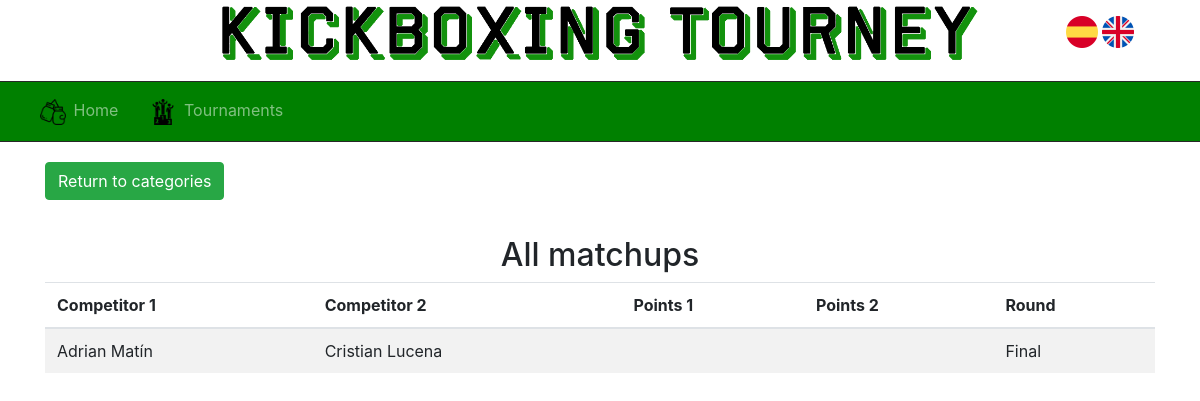
The app's page /ProyectoTFG/Invitado/listaResultadosInvitados.php?idtorneo=50&peso=64&sexo=m&edad=senior&modalidad=lowkick&idioma=in with its own data.
### tables this page shows
CREATE TABLE `enfrentamiento` (
  `idEnfrentamiento` int(11) NOT NULL,
  `dni1` varchar(9) DEFAULT NULL,
  `dni2` varchar(9) DEFAULT NULL,
  `puntos1` int(3) DEFAULT NULL,
  `puntos2` int(3) DEFAULT NULL,
  `ronda` int(3) NOT NULL,
  `idTorneo` int(11) NOT NULL,
  `peso` int(3) NOT NULL,
  `sexo` varchar(1) NOT NULL,
  `edad` varchar(30) NOT NULL,
  `modalidad` varchar(30) NOT NULL
);

CREATE TABLE `competidores` (
  `dni` varchar(9) NOT NULL,
  `nombre` varchar(50) NOT NULL,
  `contrasena` varchar(20) NOT NULL,
  `correo` varchar(40) NOT NULL,
  `fech_nac` date NOT NULL,
  `Catedad` varchar(30) NOT NULL,
  `licencia` int(11) NOT NULL,
  `club` int(11) NOT NULL,
  `peso` int(3) NOT NULL,
  `sexo` varchar(1) NOT NULL,
  `estado` int(1) NOT NULL,
  `img` varchar(200) DEFAULT NULL
);

### ProyectoTFG/Modelo/ModeloBD.php (called while the page is built, shortened)
<?php
class ModeloBD {
    private static $db_host = 'localhost';
    private static $db_user = 'root';
    private static $db_pass = '';
    protected $db_name = 'proyectotfg';
    protected $rows = array();
    private $conexion;
    public function open_connection() {
        $this->conexion = new mysqli(self::$db_host, self::$db_user, self::$db_pass, $this->db_name);
        $this->conexion->query("SET NAMES 'utf8'");
    }
public function get_results_from_query($query) {
    $result = $this->conexion->query($query);
    $this->rows = array();
    $hasResults = false;
    if ($result && $result->num_rows > 0) {
        while ($row = $result->fetch_assoc()) {
            $this->rows[] = $row;
            $hasResults = true;
        }
    }
    return $hasResults;
}
    public function get_rows() {
        return $this->rows;
    }
}

### ProyectoTFG/Modelo/ModeloEnfrentamiento.php (called while the page is built, shortened)
<?php
include_once 'ModeloBD.php';
include_once '../Clases/Enfrentamiento.php';
class ModeloEnfrentamiento {
    private $modeloBD;
    public function __construct() {
        $this->modeloBD = new ModeloBD();
    }
    public function obtenerEnfrentamientosPorCriterios($idTorneo, $modalidad, $edad, $peso, $sexo) {
        $sql = "SELECT * FROM enfrentamiento WHERE idTorneo = '" . $idTorneo .
               "' AND modalidad = '" . $modalidad .
               "' AND edad = '" . $edad .
               "' AND peso = '" . $peso .
               "' AND sexo = '" . $sexo . "'";
        $this->modeloBD->get_results_from_query($sql);
        $rows = $this->modeloBD->get_rows();
        $enfrentamientos = array();
        if ($rows !== null) {
            foreach ($rows as $row) {
                $enfrentamientos[] = new Enfrentamiento($row['idEnfrentamiento'], $row['dni1'], $row['dni2'], $row['puntos1'], $row['puntos2'], $row['ronda'], $row['idTorneo'], $row['peso'], $row['sexo'], $row['edad'], $row['modalidad']);
            }
        }
        return $enfrentamientos;
    }
}

### ProyectoTFG/Clases/Enfrentamiento.php (called while the page is built, shortened)
<?php
class Enfrentamiento {
    public $dni1;
    public $dni2;
    public $ronda;
    public function __construct($idEnfrentamiento, $dni1, $dni2, $puntos1, $puntos2, $ronda, $idTorneo, $peso, $sexo, $edad, $modalidad) {
        $this->dni1 = $dni1;
        $this->dni2 = $dni2;
        $this->ronda = $ronda;
    }
    public function getDni1() {
        return $this->dni1;
    }
    public function getDni2() {
        return $this->dni2;
    }
    public function getRonda() {
        return $this->ronda;
    }
}

### ProyectoTFG/Modelo/ModeloCompetidor.php (called while the page is built, shortened)
<?php
include_once 'ModeloBD.php';
include_once '../Clases/Competidor.php';
class ModeloCompetidor {
    private $modeloBD;
    public function __construct() {
        $this->modeloBD = new ModeloBD();
    }
    public function obtenerCompetidorPorDNI($dni) {
        $sql = "SELECT * FROM competidores WHERE dni = '$dni'";
        $this->modeloBD->open_connection();
        $this->modeloBD->get_results_from_query($sql);
        $rows = $this->modeloBD->get_rows();
        if($rows !== null){
            if (count($rows) === 1){
                $datos = $rows[0];
                $competidor = new Competidor($datos['dni'],$datos['nombre'],$datos['contrasena'],$datos['correo'],$datos['fech_nac'],$datos['licencia'],$datos['club'],$datos['peso'],$datos['sexo'],$datos['estado'],$datos['img']);
                return $competidor;
            } else {
                return null;
            }
        }else{
            return null;
        }
    }
}

### ProyectoTFG/Clases/Competidor.php (called while the page is built, shortened)
<?php
include_once 'Usuario.php';
class Competidor extends Usuario {
    public function calcularCategoriaEdad($fech_nac) {
        $fechaNacimiento = new DateTime($fech_nac);
        $fechaActual = new DateTime('now');
        $edad = $fechaActual->diff($fechaNacimiento)->y;
        if ($edad >= 5 && $edad < 19) {
            return 'junior';
        } else if ($edad >= 19) {
            return 'senior';
        } else {
            return 'No Aplica';
        }
    }
}

### ProyectoTFG/Clases/Usuario.php (called while the page is built, shortened)
<?php
class Usuario {
    public $nombre;
    public function __construct($dni, $nombre, $contrasena, $correo) {
        $this->nombre = $nombre;
    }
    public function getNombre() {
        return $this->nombre;
    }
}

### ProyectoTFG/Invitado/listaResultadosInvitados.php (the view, shortened to what this page needs)
<?php
    $idTorneo = $_GET['idtorneo'];
    $peso = $_GET['peso'];
    $sexo = $_GET['sexo'];
    $edad = $_GET['edad'];
    $modalidad = $_GET['modalidad'];
    include_once '../Modelo/ModeloEnfrentamiento.php';
    $modeloEnfrentamiento = new ModeloEnfrentamiento();
    $enfrentamientos = $modeloEnfrentamiento->obtenerEnfrentamientosPorCriterios($idTorneo, $modalidad, $edad, $peso, $sexo);
    include_once '../Modelo/ModeloCompetidor.php';
    $modeloCompetidor = new ModeloCompetidor();
    ?>
    <html>
        <head>
            <link rel="stylesheet" href="https://maxcdn.bootstrapcdn.com/bootstrap/4.0.0/css/bootstrap.min.css">
            <link href="../CSS/principal.css" rel="stylesheet" type="text/css"/>
        </head>
        <body>
                <?php include '../header.php';
                    include '../menus/menuInvitado.php';
                ?>
            <?php
            if ( !empty($enfrentamientos)) {
                ?>
                <div class="container">
                    <?php
                    print "<a href='listaCategoriasResultadosInvitados.php?idtorneo=" . $idTorneo . "'><button type='button' id='volverACategorias' name='volverACategorias' class='btn btn-success'>".$lang["VolverCategorias"]."</button></a>";
                    ?>
                    <h2 class="textoCentrado"><?php echo $lang["TodosEnfrentamientos"]?></h2>
                    <table class="table table-striped">
                        <thead>
                            <tr>
                                <th><?php echo $lang["Competidor"]?> 1</th>
                                <th><?php echo $lang["Competidor"]?> 2</th>
                                <th><?php echo $lang["Puntos"]?> 1</th>
                                <th><?php echo $lang["Puntos"]?> 2</th>
                                <th><?php echo $lang["Ronda"]?></th>
                            </tr>
                        </thead>
                        <tbody>
                            <?php
                            foreach ($enfrentamientos as $enfrentamiento) {
                                $dni1=$enfrentamiento->getDni1();
                                $dni2=$enfrentamiento->getDni2();
                                $competidor1=$modeloCompetidor->obtenerCompetidorPorDNI($dni1);
                                if($dni2!==null){
                                   $competidor2=$modeloCompetidor->obtenerCompetidorPorDNI($dni2);
                                }
                                print "<tr>";
                                print "<td>" . $competidor1->getNombre() . "</td>";
                                 if($dni2==null){
                                    print "<td>".$lang["SinCombate"]."</td>";
                                 }else{
                                   print "<td>" . $competidor2->getNombre() . "</td>";
                                 }
                                print "<td>" . $enfrentamiento->getPuntos1() . "</td>";
                                print "<td>" . $enfrentamiento->getPuntos2() . "</td>";
                                if ($enfrentamiento->getRonda() == 3) {
                                    print "<td>".$lang["CuartosFinal"]."</td>";
                                } else if ($enfrentamiento->getRonda() == 2) {
                                    print "<td>".$lang["SemiFinal"]."</td>";
                                } else if ($enfrentamiento->getRonda() == 1) {
                                    print "<td>".$lang["Final"]."</td>";
                                }
                                print "</tr>";
                            }
                            ?>
                        </tbody>
                    </table>
                </div>
                <?php
            } else {
                print "<h1>".$lang["NoHayResultados"]."</h1>";
            }
            ?>
        </body>
    </html>

### ProyectoTFG/CSS/principal.css (style rules this page uses)
* { padding: 0; margin: 0; }
.table { margin-bottom: 0; }
.textoCentrado { text-align: center; margin-top: 0.5em; }
a { color: black; }
table tr th { cursor: pointer; -webkit-user-select: none; -moz-user-select: none; -ms-user-select: none; user-select: none; }
table th { white-space: nowrap; }
#volverACategorias { margin-top: 20px; margin-bottom: 20px; }

### records on screen
enfrentamiento: competidores.nombre "Adrian Matín", competidores.nombre "Cristian Lucena"

### other values on screen
$lang["Inicio"] "Home"
$lang["Torneos"] "Tournaments"
$lang["VolverCategorias"] "Return to categories"
$lang["TodosEnfrentamientos"] "All matchups"
$lang["Competidor"] "Competitor"
$lang["Puntos"] "Points"
$lang["Ronda"] "Round"
